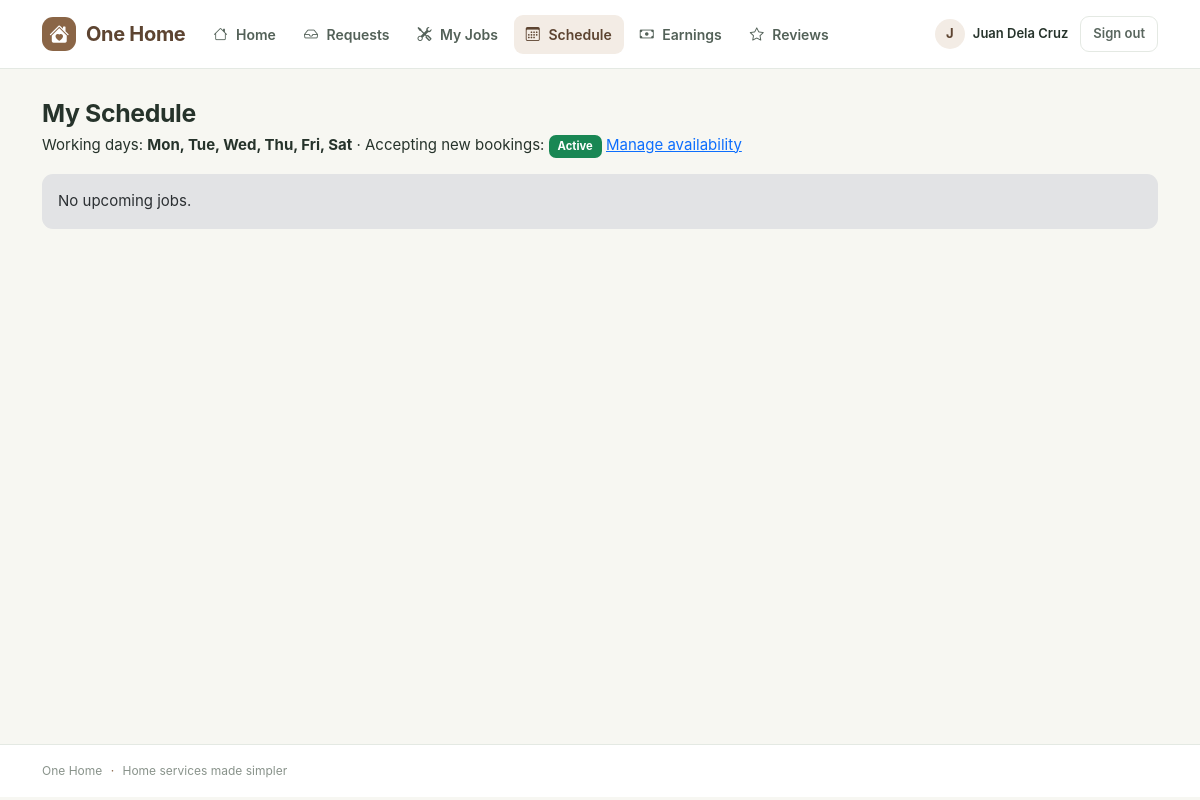
/employee/my_schedule.php (signed in), run on the app's committed database.
### tables this page shows
CREATE TABLE users (
  id INT AUTO_INCREMENT PRIMARY KEY,
  name VARCHAR(100) NOT NULL,
  email VARCHAR(100) NOT NULL UNIQUE,
  password VARCHAR(255) NOT NULL,
  phone VARCHAR(30),
  address VARCHAR(255),
  role ENUM('admin','employee','customer') NOT NULL,
  status ENUM('active','pending','inactive') NOT NULL DEFAULT 'active',
  avatar VARCHAR(255),
  skills VARCHAR(255),
  available_days VARCHAR(40) NOT NULL DEFAULT 'Mon,Tue,Wed,Thu,Fri',
  is_available TINYINT NOT NULL DEFAULT 1,
  created_at DATETIME NOT NULL DEFAULT CURRENT_TIMESTAMP,
  INDEX idx_users_role_status (role, status),
  INDEX idx_users_available (role, status, is_available),
  CHECK (is_available IN (0,1))
);

### includes/auth.php (called while the page is built, shortened)
<?php
require_once INC . '/dbconn.php';
require_once INC . '/functions.php';
require_once INC . '/notifications.php';
function current_user()
{
    static $loaded = false;
    static $user = null;
    if (!$loaded) {
        $loaded = true;
        if (!empty($_SESSION['uid'])) {
            $user = db_one("SELECT * FROM users WHERE id=?", [(int) $_SESSION['uid']]);
        }
    }
    return $user;
}
function home_for($role)
{
    return $role . '/dashboard.php';
}
function require_role($role)
{
    $u = current_user();
}

### includes/notifications.php (called while the page is built, shortened)
<?php
function new_requests_count($eid)
{
    return db_val("SELECT COUNT(*) FROM bookings WHERE employee_id=? AND status='Pending'", [$eid]);
}

### employee/my_schedule.php (the view, shortened to what this page needs)
<?php require_once __DIR__ . '/../includes/auth.php';
require_role('employee');
$u = current_user();
$rows = list_bookings("b.employee_id=? AND b.status IN ('Confirmed','Ongoing')", [$u['id']], 'b.booking_date, b.booking_time');
require INC . '/header.php'; ?>
<h2>My Schedule</h2>
<p>Working days: <b><?= e(str_replace(',', ', ', $u['available_days'])) ?></b> &middot; Accepting new bookings:
    <?= $u['is_available'] ? badge('active') : badge('inactive') ?>
    <a href="<?= url('employee/availability.php') ?>">Manage availability</a>
</p>
<?php if (!$rows): ?>
    <div class="alert alert-secondary">No upcoming jobs.</div><?php endif; ?>
<?php require INC . '/footer.php'; ?>

### includes/navbar.php (shortened to what this page needs)
<?php
$links = [];
if ($u && $u['status'] === 'active') {
    if ($u['role'] === 'customer') {
        $links = [
            ['url' => 'customer/dashboard.php', 'label' => 'Home', 'icon' => 'bi-house'],
            ['url' => 'customer/services.php', 'label' => 'Services', 'icon' => 'bi-grid'],
            ['url' => 'customer/bookings.php', 'label' => 'Bookings', 'icon' => 'bi-calendar-check'],
            ['url' => 'customer/payment_history.php', 'label' => 'Payments', 'icon' => 'bi-wallet2'],
            ['url' => 'customer/my_reviews.php', 'label' => 'Reviews', 'icon' => 'bi-star'],
        ];
    } elseif ($u['role'] === 'employee') {
        $links = [
            ['url' => 'employee/dashboard.php', 'label' => 'Home', 'icon' => 'bi-house'],
            ['url' => 'employee/booking_requests.php', 'label' => 'Requests', 'icon' => 'bi-inbox', 'count' => new_requests_count($u['id'])],
            ['url' => 'employee/my_jobs.php', 'label' => 'My Jobs', 'icon' => 'bi-tools'],
            ['url' => 'employee/my_schedule.php', 'label' => 'Schedule', 'icon' => 'bi-calendar3'],
            ['url' => 'employee/earnings.php', 'label' => 'Earnings', 'icon' => 'bi-cash'],
            ['url' => 'employee/my_reviews.php', 'label' => 'Reviews', 'icon' => 'bi-star'],
        ];
    }
}
$current_path = str_replace('\\\\', '/', $_SERVER['PHP_SELF'] ?? '');
?>
<header class="app-header">
    <nav class="navbar navbar-expand-lg">
        <div class="container">
            <a class="navbar-brand" href="<?= url($u && $u['status'] === 'active' ? home_for($u['role']) : 'index.php') ?>">
                <span class="brand-mark"><i class="bi bi-house-heart-fill"></i></span>
                <span>One Home</span>
            </a>
            <div class="collapse navbar-collapse" id="mainNav">
                <ul class="navbar-nav me-auto">
                    <?php foreach ($links as $item):
                        $active = strpos($current_path, '/' . $item['url']) !== false;
                    ?>
                        <li class="nav-item">
                            <a class="nav-link <?= $active ? 'active' : '' ?>" href="<?= url($item['url']) ?>">
                                <i class="bi <?= e($item['icon']) ?>"></i>
                                <?= e($item['label']) ?>
                            </a>
                        </li>
                    <?php endforeach; ?>
                </ul>
                <div class="nav-account">
                    <?php if ($u && $u['status'] === 'active'): ?>
                        <a class="nav-profile" href="<?= url($u['role'] === 'admin' ? 'admin/profile.php' : $u['role'] . '/profile.php') ?>">
                            <span class="nav-avatar"><?= e(strtoupper(substr($u['name'], 0, 1))) ?></span>
                            <span class="d-none d-md-inline"><?= e($u['name']) ?></span>
                        </a>
                        <form method="post" action="<?= url('logout.php') ?>" class="d-inline">
                            <button class="btn btn-logout" type="submit">Sign out</button>
                        </form>
                    <?php else: ?>
                        <a class="nav-link" href="<?= url('login.php') ?>">Login</a>
                        <a class="btn btn-primary btn-sm" href="<?= url('register.php') ?>">Create account</a>
                    <?php endif; ?>
                </div>
            </div>
        </div>
    </nav>
</header>

### css/style.css (style rules this page uses)
:root { --green: #315b43; --green-dark: #234331; --green-soft: #eaf1eb; --brown: #8a6546; --brown-dark: #5d4431; --brown-soft: #f3ece5; --cream: #f7f7f2; --ink: #26332b; --muted: #718078; --line: #e4e9e3; --white: #ffffff; }
* { box-sizing: border-box; }
body { background: var(--cream); color: var(--ink); font-family: Inter, "Segoe UI", Arial, sans-serif; font-size: 15px; min-height: 100vh; }
.app-header { background: var(--white); border-bottom: 1px solid var(--line); }
.navbar { min-height: 68px; padding: 10px 0; }
.navbar-brand { display:flex; align-items:center; gap:10px; color:var(--green-dark)!important; font-weight:750; letter-spacing:-.3px; }
.brand-mark { width:34px;height:34px;border-radius:11px;background:var(--green);color:white;display:inline-flex;align-items:center;justify-content:center; }
.navbar-nav { gap:4px; }
.nav-link { color:#536158!important; border-radius:9px; padding:9px 12px!important; font-weight:600; font-size:14px; }
.nav-link:hover,.nav-link.active { color:var(--green-dark)!important; background:var(--green-soft); }
.nav-link i { margin-right:5px; }
.nav-account { display:flex; align-items:center; gap:12px; }
.nav-profile { display:flex; align-items:center; gap:8px; color:var(--ink); text-decoration:none; font-weight:600; font-size:13px; }
.nav-avatar { width:30px;height:30px;border-radius:50%;display:inline-flex;align-items:center;justify-content:center;background:var(--green-soft);color:var(--green-dark);font-weight:700; }
.btn-logout { border:1px solid var(--line); color:#59665e; background:white; font-size:13px; padding:7px 12px; }
h1,h2,h3,h4,h5 { color:var(--ink); letter-spacing:-.35px; font-weight:700; }
h2 { font-size:1.55rem; margin-bottom:5px; }
.btn { border-radius:9px; font-weight:600; }
.alert { border:0; border-radius:11px; }
.role-employee { --role-accent:var(--brown); --role-soft:var(--brown-soft); }
.role-employee .brand-mark { background:var(--brown); }
.role-employee .navbar-brand { color:var(--brown-dark)!important; }
.role-employee .nav-link:hover,.role-employee .nav-link.active { color:var(--brown-dark)!important; background:var(--brown-soft); }
.role-employee .nav-avatar,.role-employee .stat-icon { background:var(--brown-soft); color:var(--brown-dark); }

### data on the page
users: name "J", name "Juan Dela Cruz", available_days "Mon, Tue, Wed, Thu, Fri, Sat"

### other printed values
$item['label'] "Home"
$item['label'] "Requests"
$item['label'] "My Jobs"
$item['label'] "Schedule"
$item['label'] "Earnings"
$item['label'] "Reviews"
$s "Active"
